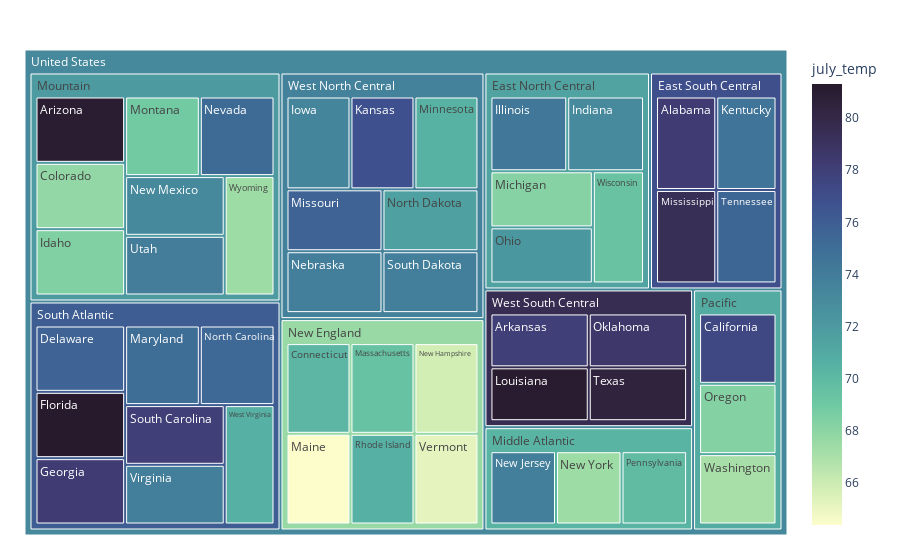

Source (notebook cell):
### Code cell
#Treemap of July Temp
fig=px.treemap(regions_merged_df, path=[px.Constant("United States"), "Division", "NAME"],
              color="july_temp", hover_data=["NAME"],
              color_continuous_scale="deep")
fig.update_layout(margin = dict(t=50, l=25, r=25, b=25))
fig.show()

### Figure 1 — Plotly figure (JSON) as saved in the notebook; plotly's stock layout.template omitted (floating-point values rounded to 4 significant figures)
{"data": [{"branchvalues": "total", "customdata": [["Alabama", 78.2], ["Arizona", 81], ["Arkansas", 78], ["California", 77.4], ["Colorado", 67.8], ["Connecticut", 70.2], ["Delaware", 75.7], ["Florida", 81.3], ["Georgia", 78.2], ["Idaho", 68.4], ["Illinois", 74.4], ["Indiana", 73.1], ["Iowa", 73.4], ["Kansas", 76.8], ["Kentucky", 74.6], ["Louisiana", 81.1], ["Maine", 64.4], ["Maryland", 75.1], ["Massachusetts", 69.5], ["Michigan", 68.2], ["Minnesota", 70.5], ["Mississippi", 79.4], ["Missouri", 75.7], ["Montana", 68.9], ["Nebraska", 73.9], ["Nevada", 75.2], ["New Hampshire", 65.8], ["New Jersey", 73.8], ["New Mexico", 73.2], ["New York", 67.4], ["North Carolina", 75.4], ["North Dakota", 71.6], ["Ohio", 72.2], ["Oklahoma", 78.6], ["Oregon", 68.3], ["Pennsylvania", 69.9], ["Rhode Island", 70.6], ["South Carolina", 78], ["South Dakota", 73.8], ["Tennessee", 75.5], ["Texas", 80.5], ["Utah", 74], ["Vermont", 65.2], ["Virginia", 73.9], ["Washington", 67.1], ["West Virginia", 70.6], ["Wisconsin", 69.4], ["Wyoming", 67.4], ["(?)", 71.46], ["(?)", 76.92], ["(?)", 70.37], ["(?)", 71.99], ["(?)", 67.62], ["(?)", 70.93], ["(?)", 76.03], ["(?)", 73.67], ["(?)", 79.55], ["(?)", 73.18]], "domain": {"x": [0, 1], "y": [0, 1]}, "hovertemplate": "labels=%{label}<br>count=%{value}<br>parent=%{parent}<br>id=%{id}<br>NAME=%{customdata[0]}<br>july_temp=%{color}<extra></extra>", "ids": ["United States/East South Central/Alabama", "United States/Mountain/Arizona", "United States/West South Central/Arkansas", "United States/Pacific/California", "United States/Mountain/Colorado", "United States/New England/Connecticut", "United States/South Atlantic/Delaware", "United States/South Atlantic/Florida", "United States/South Atlantic/Georgia", "United States/Mountain/Idaho", "United States/East North Central/Illinois", "United States/East North Central/Indiana", "United States/West North Central/Iowa", "United States/West North Central/Kansas", "United States/East South Central/Kentucky", "United States/West South Central/Louisiana", "United States/New England/Maine", "United States/South Atlantic/Maryland", "United States/New England/Massachusetts", "United States/East North Central/Michigan", "United States/West North Central/Minnesota", "United States/East South Central/Mississippi", "United States/West North Central/Missouri", "United States/Mountain/Montana", "United States/West North Central/Nebraska", "United States/Mountain/Nevada", "United States/New England/New Hampshire", "United States/Middle Atlantic/New Jersey", "United States/Mountain/New Mexico", "United States/Middle Atlantic/New York", "United States/South Atlantic/North Carolina", "United States/West North Central/North Dakota", "United States/East North Central/Ohio", "United States/West South Central/Oklahoma", "United States/Pacific/Oregon", "United States/Middle Atlantic/Pennsylvania", "United States/New England/Rhode Island", "United States/South Atlantic/South Carolina", "United States/West North Central/South Dakota", "United States/East South Central/Tennessee", "United States/West South Central/Texas", "United States/Mountain/Utah", "United States/New England/Vermont", "United States/South Atlantic/Virginia", "United States/Pacific/Washington", "United States/South Atlantic/West Virginia", "United States/East North Central/Wisconsin", "United States/Mountain/Wyoming", "United States/East North Central", "United States/East South Central", "United States/Middle Atlantic", "United States/Mountain", "United States/New England", "United States/Pacific", "United States/South Atlantic", "United States/West North Central", "United States/West South Central", "United States"], "labels": ["Alabama", "Arizona", "Arkansas", "California", "Colorado", "Connecticut", "Delaware", "Florida", "Georgia", "Idaho", "Illinois", "Indiana", "Iowa", "Kansas", "Kentucky", "Louisiana", "Maine", "Maryland", "Massachusetts", "Michigan", "Minnesota", "Mississippi", "Missouri", "Montana", "Nebraska", "Nevada", "New Hampshire", "New Jersey", "New Mexico", "New York", "North Carolina", "North Dakota", "Ohio", "Oklahoma", "Oregon", "Pennsylvania", "Rhode Island", "South Carolina", "South Dakota", "Tennessee", "Texas", "Utah", "Vermont", "Virginia", "Washington", "West Virginia", "Wisconsin", "Wyoming", "East North Central", "East South Central", "Middle Atlantic", "Mountain", "New England", "Pacific", "South Atlantic", "West North Central", "West South Central", "United States"], "marker": {"coloraxis": "coloraxis", "colors": [78.2, 81, 78, 77.4, 67.8, 70.2, 75.7, 81.3, 78.2, 68.4, 74.4, 73.1, 73.4, 76.8, 74.6, 81.1, 64.4, 75.1, 69.5, 68.2, 70.5, 79.4, 75.7, 68.9, 73.9, 75.2, 65.8, 73.8, 73.2, 67.4, 75.4, 71.6, 72.2, 78.6, 68.3, 69.9, 70.6, 78, 73.8, 75.5, 80.5, 74, 65.2, 73.9, 67.1, 70.6, 69.4, 67.4, 71.46, 76.92, 70.37, 71.99, 67.62, 70.93, 76.03, 73.67, 79.55, 73.18]}, "name": "", "parents": ["United States/East South Central", "United States/Mountain", "United States/West South Central", "United States/Pacific", "United States/Mountain", "United States/New England", "United States/South Atlantic", "United States/South Atlantic", "United States/South Atlantic", "United States/Mountain", "United States/East North Central", "United States/East North Central", "United States/West North Central", "United States/West North Central", "United States/East South Central", "United States/West South Central", "United States/New England", "United States/South Atlantic", "United States/New England", "United States/East North Central", "United States/West North Central", "United States/East South Central", "United States/West North Central", "United States/Mountain", "United States/West North Central", "United States/Mountain", "United States/New England", "United States/Middle Atlantic", "United States/Mountain", "United States/Middle Atlantic", "United States/South Atlantic", "United States/West North Central", "United States/East North Central", "United States/West South Central", "United States/Pacific", "United States/Middle Atlantic", "United States/New England", "United States/South Atlantic", "United States/West North Central", "United States/East South Central", "United States/West South Central", "United States/Mountain", "United States/New England", "United States/South Atlantic", "United States/Pacific", "United States/South Atlantic", "United States/East North Central", "United States/Mountain", "United States", "United States", "United States", "United States", "United States", "United States", "United States", "United States", "United States", ""], "type": "treemap", "values": [1, 1, 1, 1, 1, 1, 1, 1, 1, 1, 1, 1, 1, 1, 1, 1, 1, 1, 1, 1, 1, 1, 1, 1, 1, 1, 1, 1, 1, 1, 1, 1, 1, 1, 1, 1, 1, 1, 1, 1, 1, 1, 1, 1, 1, 1, 1, 1, 5, 4, 3, 8, 6, 3, 8, 7, 4, 48]}], "layout": {"autosize": true, "coloraxis": {"colorbar": {"title": {"text": "july_temp"}}, "colorscale": [[0, "rgb(253, 253, 204)"], [0.09091, "rgb(206, 236, 179)"], [0.1818, "rgb(156, 219, 165)"], [0.2727, "rgb(111, 201, 163)"], [0.3636, "rgb(86, 177, 163)"], [0.4545, "rgb(76, 153, 160)"], [0.5455, "rgb(68, 130, 155)"], [0.6364, "rgb(62, 108, 150)"], [0.7273, "rgb(62, 82, 143)"], [0.8182, "rgb(64, 60, 115)"], [0.9091, "rgb(54, 43, 77)"], [1, "rgb(39, 26, 44)"]]}, "legend": {"tracegroupgap": 0}, "margin": {"b": 25, "l": 25, "r": 25, "t": 50}}}
